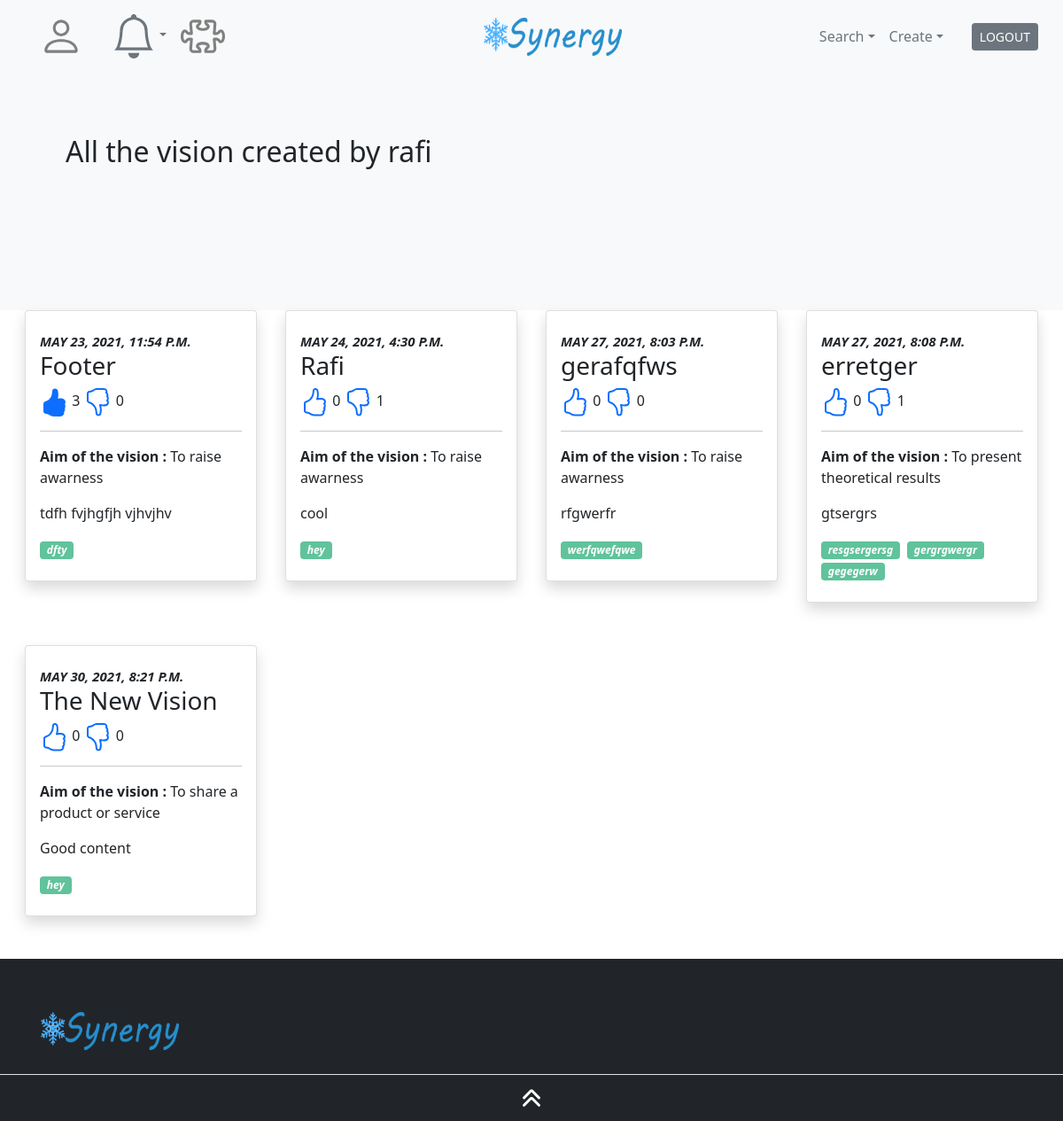
Page /accounts/profile/vision/rafi/ (signed in) on the committed database.
### knowledge/models.py (models this page shows, shortened)
class Vision(models.Model):
    title = models.CharField(max_length=100, unique=True, )
    user = models.ForeignKey(settings.AUTH_USER_MODEL,on_delete=models.CASCADE, default=1)
    content = models.TextField(max_length=444,default="NA")
    aim_vision = models.CharField(max_length=30, choices=Aims)
    keywords = TaggableManager()
    slug = models.SlugField(max_length= 250,unique=True)
    date_publication = models.DateTimeField(auto_now_add=True)

### accounts/views.py (the view)
# urls.py: path("profile/vision/<str:username>/", views.view_vision_created, name="view_vision_created"),
@login_required
def view_vision_created(request,username):
    user_profile = User.objects.get(username=username)
    vision_created = Vision.objects.filter(user_id=user_profile.id)
    editable = False
    if request.user == user_profile:
        editable = True
    aim = {
        1: "To raise awarness",
        2: "To share a product or service",
        3: "To search for improvement",
        4: "To present theoretical results ",
        5: "To make laugh",
        6: "Others",
        }
    list = []
    for vision in vision_created:
        my_dict = {'Type': [], 'ID': [], 'Name': [] , 'Date': [], 'Slug': [], 'Content': [], 'Description': [], 'Aim': [], 'User': [], 'User_Type': [], 'Likes': [],'Dislikes': [], 'L': [],'D': []}
        my_dict['Type'].append("Vision")
        my_dict['Name'].append(vision.title)
        my_dict['ID'].append(vision.id)
        my_dict['Date'].append(vision.date_publication)
        my_dict['Slug'].append(vision.slug)
        my_dict['Content'].append(vision.content)
        my_dict['Description'].append(vision.keywords)
        for keys in aim:
            if int(vision.aim_vision) == keys:
                my_dict['Aim'].append(aim[keys])
        vision_likes = Liked_Vision.objects.filter(vision_related_id=vision.id).count
        my_dict['Likes'].append(vision_likes)
        vision_dislikes = Disliked_Vision.objects.filter(vision_related_id=vision.id).count
        my_dict['Dislikes'].append(vision_dislikes)
        if Liked_Vision.objects.filter(Q(user_related_id=request.user.id) & Q(vision_related_id=vision.id)).exists():
            my_dict['L'].append("Yes")
        else:
            my_dict['L'].append("No")
        if Disliked_Vision.objects.filter(Q(user_related_id=request.user.id) & Q(vision_related_id=vision.id)).exists():
            my_dict['D'].append("Yes")
        else:
            my_dict['D'].append("No")
        list.append(my_dict)
    return render(request, "dist/inside/profile/vision_created.html", context={"list":list, "user_profile": user_profile, "vision_created": vision_created, "editable": editable})

### template/dist/inside/profile/vision_created.html (shortened to what this page needs)
{% extends "dist/inside/template_inside.html" %}
{% block contenu %}
    <main>
        <section class="bg-light pb-6 pb-md-0">
            <div class=container>
                <div class="col-lg-10 py-9 py-lg-10 z-index-1">
                    <h2>All the vision created by {{user_profile.username}}</h2>
                </div>
            </div>
        </section>
        <section>
            <div class="row px-4">
                {% if not list %}
                    <h4>{{user_profile.username}} has not yet created a vision</h4>
                {% else %}
                    {% for view_vision in list %}
                        <div class="col-md-12 col-lg-3 px-3 mb-5" data-aos=fade-up>
                            <div class="card shadow lift rounded">
                                <div class="card-body py-4">
                                    <p class="font-size-6 text-uppercase font-weight-bold mb-0"><i>{{ view_vision.Date.0 }}</i></p>
                                    <h3 class=card-title>{{ view_vision.Name.0 }}</h3>
                                    {% if view_vision.L.0 == "Yes" %}
                                        <a href="{% url 'accounts:vision_add_like' slug=view_vision.Slug.0 %}"></a> {{ view_vision.Likes.0 }}
                                        <a href="#"></a> {{ view_vision.Dislikes.0 }}
                                    {% else %}
                                        <a href="{% url 'accounts:vision_add_like' slug=view_vision.Slug.0 %}"></a> {{ view_vision.Likes.0 }}
                                        <a href="{% url 'accounts:vision_add_dislike' slug=view_vision.Slug.0 %}"></a> {{ view_vision.Dislikes.0 }}
                                    {% endif %}
                                    <hr>
                                    <p class=card-text><strong>Aim of the vision : </strong> {{ view_vision.Aim.0 }}</p>
                                    <p class=card-text>{{ view_vision.Content.0 }}</p>
                                    {% for v in vision_created %}
                                        {% if v.id == view_vision.ID.0 %}
                                            {% for keyword in v.keywords.all %}
                                                <i class="mr-1 badge badge-success">{{ keyword }}</i>
                                            {% endfor %}
                                        {% endif %}
                                    {% endfor %}
                                </div>
                            </div>
                        </div>
                    {% endfor %}
                {% endif %}
            </div>
        </section>
    </main>
{% endblock %}

### rows in the picture
Vision: Date.0 "MAY 23, 2021, 11:54 P.M.", Name.0 "Footer", Content.0 "tdfh fvjhgfjh vjhvjhv"
Tag: name "dfty"
Vision: Date.0 "MAY 24, 2021, 4:30 P.M.", Name.0 "Rafi", Content.0 "cool"
Tag: name "hey"
Vision: Date.0 "MAY 27, 2021, 8:03 P.M.", Name.0 "gerafqfws", Content.0 "rfgwerfr"
Tag: name "werfqwefqwe"
Vision: Date.0 "MAY 27, 2021, 8:08 P.M.", Name.0 "erretger", Content.0 "gtsergrs"
Tag: name "resgsergersg"
Tag: name "gergrgwergr"
Tag: name "gegegerw"
Vision: Date.0 "MAY 30, 2021, 8:21 P.M.", Name.0 "The New Vision", Content.0 "Good content"

### other values in the picture
{{ user_profile.username }} "rafi"
{{ view_vision.Likes.0 }} "3"
{{ view_vision.Dislikes.0 }} "0"
{{ view_vision.Aim.0 }} "To raise awarness" "To raise awarness" "To raise awarness" "To present theoretical results" "To share a product or service"
{{ view_vision.Likes.0 }} "0" "0" "0" "0"
{{ view_vision.Dislikes.0 }} "1" "0" "1" "0"
